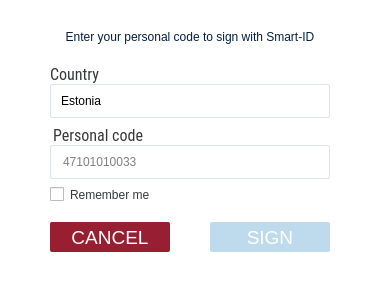
<?xml version="1.0" encoding="UTF-8"?>
<ui version="4.0">
 <class>SmartIDDialog</class>
 <widget class="QDialog" name="SmartIDDialog">
  <property name="geometry">
   <rect>
    <x>0</x>
    <y>0</y>
    <width>380</width>
    <height>282</height>
   </rect>
  </property>
  <property name="windowTitle">
   <string notr="true">Smart-ID</string>
  </property>
  <property name="styleSheet">
   <string notr="true">QDialog {
border-radius: 2px;
background-color: #FFFFFF;
}
QLineEdit, QComboBox {
padding: 0px 10px;
border: 1px solid #DEE4E9;
border-radius: 2px;
}
QComboBox QAbstractItemView {
border: 1px solid #DEE4E9;
border-radius: 2px;
padding: 3px 3px 3px 3px;
background-color: #FFFFFF;
}
QComboBox:item {
background-color: #FFFFFF;
color: #353739;
}
QComboBox:item:selected {
background-color: #006EB5;
color: #FFFFFF;
}
QComboBox::drop-down {
width: 0px;
border: none;
}
QComboBox::down-arrow {
border: none;
image: none;
}</string>
  </property>
  <layout class="QVBoxLayout" name="SmartIDDialogLayout">
   <property name="spacing">
    <number>0</number>
   </property>
   <property name="leftMargin">
    <number>50</number>
   </property>
   <property name="topMargin">
    <number>30</number>
   </property>
   <property name="rightMargin">
    <number>50</number>
   </property>
   <property name="bottomMargin">
    <number>30</number>
   </property>
   <item>
    <widget class="QLabel" name="labelNameId">
     <property name="focusPolicy">
      <enum>Qt::TabFocus</enum>
     </property>
     <property name="styleSheet">
      <string notr="true">color: #041E42;</string>
     </property>
     <property name="text">
      <string>Enter your personal code to sign with Smart-ID</string>
     </property>
     <property name="alignment">
      <set>Qt::AlignCenter</set>
     </property>
     <property name="wordWrap">
      <bool>true</bool>
     </property>
    </widget>
   </item>
   <item>
    <spacer name="topSpacer">
     <property name="orientation">
      <enum>Qt::Vertical</enum>
     </property>
     <property name="sizeHint" stdset="0">
      <size>
       <width>20</width>
       <height>67</height>
      </size>
     </property>
    </spacer>
   </item>
   <item>
    <widget class="QLabel" name="labelCountry">
     <property name="font">
      <font>
       <family>Roboto Condensed</family>
       <pointsize>12</pointsize>
      </font>
     </property>
     <property name="styleSheet">
      <string notr="true">color: #353739;</string>
     </property>
     <property name="text">
      <string>Country</string>
     </property>
     <property name="buddy">
      <cstring>idCountry</cstring>
     </property>
    </widget>
   </item>
   <item>
    <widget class="QComboBox" name="idCountry">
     <property name="minimumSize">
      <size>
       <width>0</width>
       <height>34</height>
      </size>
     </property>
     <item>
      <property name="text">
       <string>Estonia</string>
      </property>
     </item>
     <item>
      <property name="text">
       <string>Lithuania</string>
      </property>
     </item>
     <item>
      <property name="text">
       <string>Latvia</string>
      </property>
     </item>
    </widget>
   </item>
   <item>
    <widget class="QLabel" name="labelCode">
     <property name="font">
      <font>
       <family>Roboto Condensed</family>
       <pointsize>12</pointsize>
      </font>
     </property>
     <property name="styleSheet">
      <string notr="true">color: #353739;
padding-top: 8px;</string>
     </property>
     <property name="text">
      <string>Personal code</string>
     </property>
     <property name="buddy">
      <cstring>idCode</cstring>
     </property>
    </widget>
   </item>
   <item>
    <widget class="QLineEdit" name="idCode">
     <property name="minimumSize">
      <size>
       <width>0</width>
       <height>34</height>
      </size>
     </property>
     <property name="placeholderText">
      <string notr="true">47101010033</string>
     </property>
    </widget>
   </item>
   <item>
    <widget class="QCheckBox" name="cbRemember">
     <property name="styleSheet">
      <string notr="true">color: #353739;
padding-top: 8px;</string>
     </property>
     <property name="text">
      <string>Remember me</string>
     </property>
    </widget>
   </item>
   <item>
    <spacer name="bottomSpacer">
     <property name="orientation">
      <enum>Qt::Vertical</enum>
     </property>
     <property name="sizeHint" stdset="0">
      <size>
       <width>20</width>
       <height>66</height>
      </size>
     </property>
    </spacer>
   </item>
   <item>
    <layout class="QHBoxLayout" name="buttonLayout">
     <property name="spacing">
      <number>40</number>
     </property>
     <item>
      <widget class="QPushButton" name="cancel">
       <property name="minimumSize">
        <size>
         <width>120</width>
         <height>30</height>
        </size>
       </property>
       <property name="font">
        <font>
         <pointsize>14</pointsize>
        </font>
       </property>
       <property name="cursor">
        <cursorShape>PointingHandCursor</cursorShape>
       </property>
       <property name="styleSheet">
        <string notr="true">QPushButton {
	border-radius: 2px; 
	border: none;
	color: #ffffff;
	background-color: #981E32;
}
QPushButton:pressed {
	background-color: #F24A66;
}
QPushButton:hover:!pressed {
	background-color: #CD2541;
}</string>
       </property>
       <property name="text">
        <string>CANCEL</string>
       </property>
      </widget>
     </item>
     <item>
      <widget class="QPushButton" name="sign">
       <property name="enabled">
        <bool>false</bool>
       </property>
       <property name="minimumSize">
        <size>
         <width>120</width>
         <height>30</height>
        </size>
       </property>
       <property name="font">
        <font>
         <pointsize>14</pointsize>
        </font>
       </property>
       <property name="cursor">
        <cursorShape>PointingHandCursor</cursorShape>
       </property>
       <property name="styleSheet">
        <string notr="true">QPushButton {
	border-radius: 2px; 
	border: none;
	color: #ffffff;
	background-color: #006EB5;
}
QPushButton:pressed {
	background-color: #41B6E6;
}
QPushButton:hover:!pressed {
	background-color: #008DCF;
}
QPushButton:disabled {
	background-color: #BEDBED;
}</string>
       </property>
       <property name="text">
        <string>SIGN</string>
       </property>
       <property name="default">
        <bool>true</bool>
       </property>
      </widget>
     </item>
    </layout>
   </item>
  </layout>
 </widget>
 <resources/>
 <connections/>
</ui>
